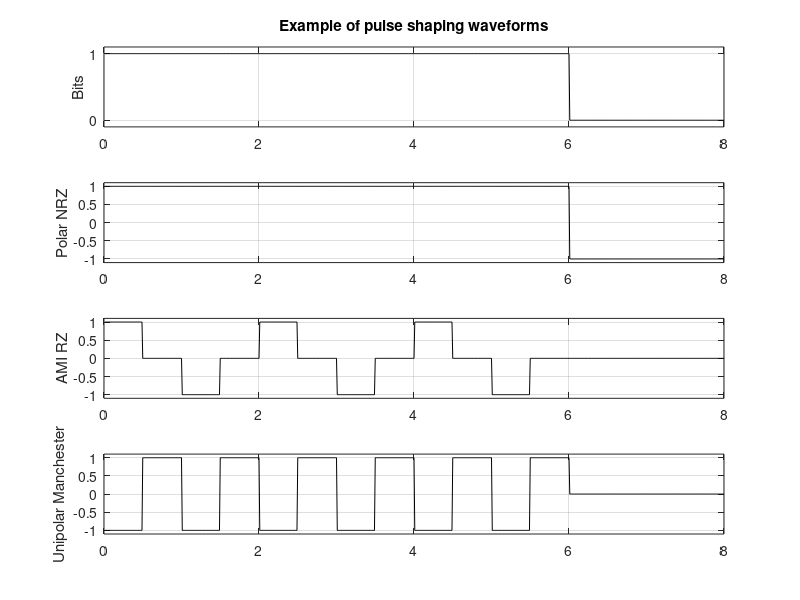
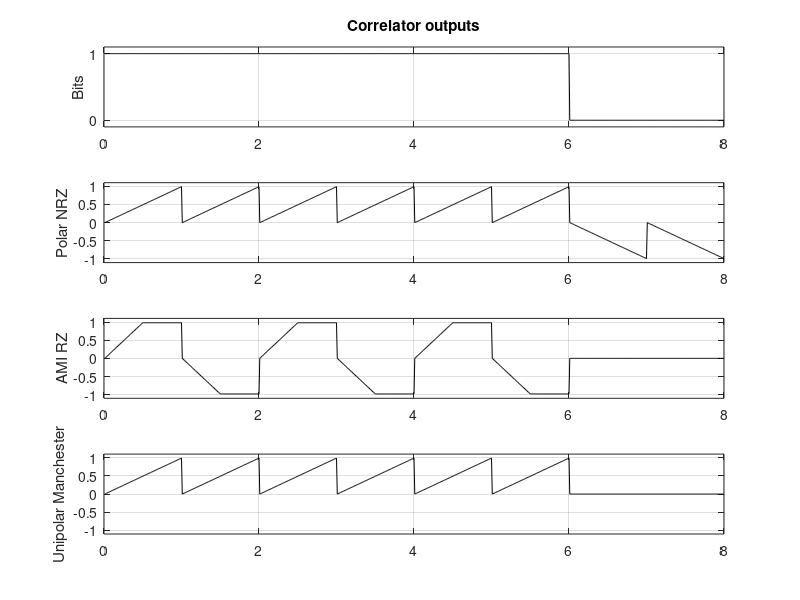
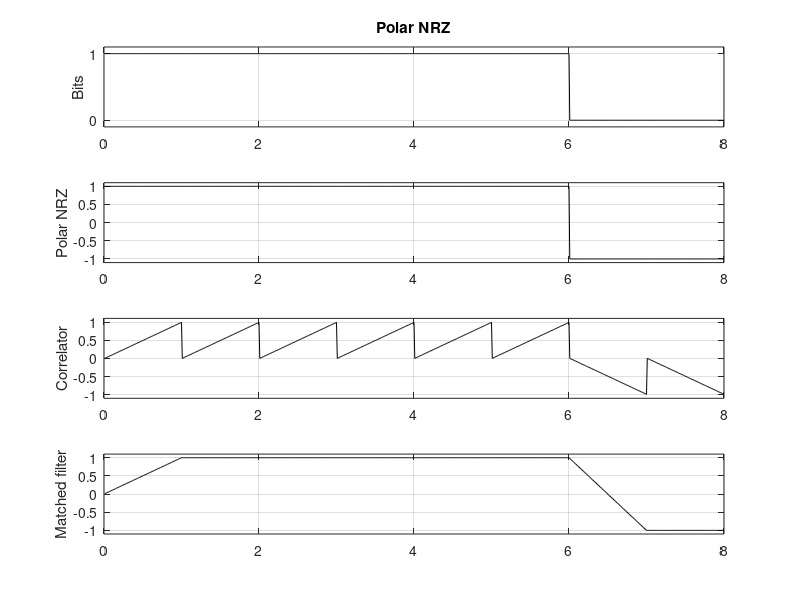
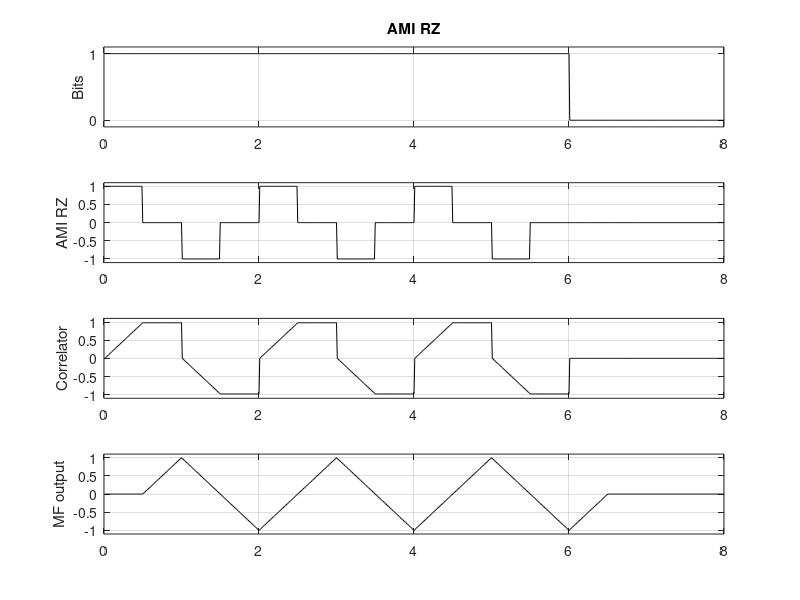

Reproduce these figures in MATLAB, in order.
% File: mappings_corr_MF.m
% Illustration of pulse-shaping schemes and correlator/matched filter 
% outputs in the absence of noise.
% EE 161. Spring 2016. San Jose State University.
% Modified for EE251 in Fall 2020, 2021, 2024

clear
A = 1;                                   % Pulse amplitude
T = 1;                                   % Bit duration

seed = input('Enter your student ID: ');
rand('state',seed)
N = 8;                                   % Number of bits  
bit = round(rand(1,N));                  % Bit sequence

polar = [ -A A ];                        % Polar mapping
M = 100;                                 % Oversampling ratio (must be even)
T_bits = T*length(bit);                  % Duration of bit stream
t = 1/M:1/M:T_bits ;                     % Time scale

bit_M= [];
for i=1:length(bit)
    bit_M = [bit_M bit(i)*ones(1,M)];    % Oversampled bit stream
end

p_NRZ(1:M)=1;                            % NRZ pulse
p_RZ(1:M/2)=1; p_RZ(M/2:M)=0;            % RZ pulse
p_M(1:M/2)=-1; p_M(M/2:M)=1;             % Manchester pulse

% Matched filter responses:
% (1) NRZ pulse 
for i=1:M, y_NRZ(i) = i/M; end
for i=1:M, y_NRZ(M+i) = (M-i)/M; end

% (2) RZ pulse
for i=1:M/2, y_RZ(i) = 0; end
for i=1:M/2, y_RZ(M/2+i) = 2*i/M; end
for i=1:M/2, y_RZ(M+i) = (M-2*i)/M; end
for i=1:M/2, y_RZ(3*M/2+i) = 0; end

% (3) Manchester pulse
for i=1:M/2, y_M(i) = -i/M; end
for i=1:M/2, y_M(M/2+i) = 3*i/M-1/2; end
for i=1:M/2, y_M(M+i) = (M-3*i)/M; end
for i=1:M/2, y_M(3*M/2+i) = (-M/2+i)/M; end

% -------------------------------------
%         Waveforms and MF outputs
% -------------------------------------

% (a) Unipolar NRZ
y1 = [bit(1)*A*y_NRZ zeros(1,M)];
for i=2:length(bit)
    ytemp = [zeros(1,(i-1)*M) bit(i)*A*y_NRZ];
    y1 = y1 + ytemp;
    y1 = [y1 zeros(1,M)];
end

% (b) Unipolar RZ
y2 = [bit(1)*A*y_RZ zeros(1,M)];
for i=2:length(bit)
    ytemp = [zeros(1,(i-1)*M) bit(i)*A*y_RZ];
    y2 = y2 + ytemp;
    y2 = [y2 zeros(1,M)];
end

% (c) Polar NRZ
y3 = [polar(bit(1)+1)*A*y_NRZ zeros(1,M)];
for i=2:length(bit)
    ytemp = [zeros(1,(i-1)*M) polar(bit(i)+1)*A*y_NRZ];
    y3 = y3 + ytemp;
    y3 = [y3 zeros(1,M)];
end

% (d) Polar RZ
y4 = [polar(bit(1)+1)*A*y_RZ zeros(1,M)];
for i=2:length(bit)
    ytemp = [zeros(1,(i-1)*M) polar(bit(i)+1)*A*y_RZ];
    y4 = y4 + ytemp;
    y4 = [y4 zeros(1,M)];
end

% (e) AMI NRZ
st = -A;                    % Inital amplitude -A
if bit(1), st = -st; end
y5 = [st*y_NRZ zeros(1,M)];
for i=2:length(bit)
    if bit(i), st = -st; end
    ytemp = [zeros(1,(i-1)*M) bit(i)*st*y_NRZ];
    y5 = y5 + ytemp;
    y5 = [y5 zeros(1,M)];
end

% (f) AMI RZ
st = -A;                    % Inital amplitude -A
if bit(1), st = -st; end
y6 = [bit(1)*st*y_RZ zeros(1,M)];
for i=2:length(bit)
    if bit(i), st = -st; end
    ytemp = [zeros(1,(i-1)*M) bit(i)*st*y_RZ];
    y6 = y6 + ytemp;
    y6 = [y6 zeros(1,M)];
end

% (g) Manchester
y7 = [polar(bit(1)+1)*A*y_M zeros(1,M)];
for i=2:length(bit)
    ytemp = [zeros(1,(i-1)*M) polar(bit(i)+1)*A*y_M];
    y7 = y7 + ytemp;
    y7 = [y7 zeros(1,M)];
end

% (h) Unipolar Manchester
y8 = [bit(1)*A*y_M zeros(1,M)];
for i=2:length(bit)
    ytemp = [zeros(1,(i-1)*M) bit(i)*A*y_M];
    y8 = y8 + ytemp;
    y8 = [y8 zeros(1,M)];
end



% -------------------------------------
% Correlator and matched-filter outputs
% -------------------------------------

% (a) Unipolar NRZ
for i=1:length(bit)
    sum = 0;
    for j=(i-1)*M+1:i*M
        corr_UNRZ(j) = sum;
        s_UNRZ(j) = bit(i)*A*p_NRZ(j-(i-1)*M);  
        sum = sum + bit(i)*A*p_NRZ(j-(i-1)*M)*p_NRZ(j-(i-1)*M)/M;
    end
end

% (b) Unipolar RZ
for i=1:length(bit)
    sum = 0;
    for j=(i-1)*M+1:i*M
        corr_URZ(j) = sum;
        s_URZ(j) = bit(i)*A*p_RZ(j-(i-1)*M);
        sum = sum + 2*bit(i)*A*p_RZ(j-(i-1)*M)*p_RZ(j-(i-1)*M)/M;
    end
end

% (c) Polar NRZ
for i=1:length(bit)
    sum = 0;
    for j=(i-1)*M+1:i*M
        corr_PNRZ(j) = sum;
        s_PNRZ(j) = polar(bit(i)+1)*p_NRZ(j-(i-1)*M);
        sum = sum + polar(bit(i)+1)*p_NRZ(j-(i-1)*M)*p_NRZ(j-(i-1)*M)/M;
    end
end

% (d) Polar RZ
for i=1:length(bit)
    sum = 0;
    for j=(i-1)*M+1:i*M
        corr_PRZ(j) = sum;
        s_PRZ(j) = polar(bit(i)+1)*p_RZ(j-(i-1)*M);
        sum = sum + 2*polar(bit(i)+1)*p_RZ(j-(i-1)*M)*p_RZ(j-(i-1)*M)/M;
    end
end

% (e) AMI NRZ
st = [-A*ones(1,M)];                    % Inital amplitude -A
for i=1:length(bit)
    sum = 0;
    if bit(i), st = -st; end
    for j=(i-1)*M+1:i*M
        corr_AMI_NRZ(j) = sum;
        AMI_NRZ(j) = bit(i)*st(j-(i-1)*M)*p_NRZ(j-(i-1)*M);
        sum = sum + bit(i)*st(j-(i-1)*M)*p_NRZ(j-(i-1)*M)*p_NRZ(j-(i-1)*M)/M;
    end
end

% (f) AMI RZ
st = [-A*ones(1,M)];                    % Inital amplitude -A
for i=1:length(bit)
    sum = 0;
    if bit(i), st = -st; end
    for j=(i-1)*M+1:i*M
        corr_AMI_RZ(j) = sum;
        AMI_RZ(j) = bit(i)*st(j-(i-1)*M)*p_RZ(j-(i-1)*M);
        sum = sum + 2*bit(i)*st(j-(i-1)*M)*p_RZ(j-(i-1)*M)*p_RZ(j-(i-1)*M)/M;
    end
end

% (g) Manchester
for i=1:length(bit)
    sum = 0;
    for j=(i-1)*M+1:i*M
        corr_M(j) = sum;
        s_M(j) = polar(bit(i)+1)*p_M(j-(i-1)*M);
        sum = sum + polar(bit(i)+1)*p_M(j-(i-1)*M)*p_M(j-(i-1)*M)/M;
    end
end

% (h) Unipolar Manchester
for i=1:length(bit)
    sum = 0;
    for j=(i-1)*M+1:i*M
        corr_UM(j) = sum;
        s_UM(j) = bit(i)*p_M(j-(i-1)*M);
        sum = sum + bit(i)*p_M(j-(i-1)*M)*p_M(j-(i-1)*M)/M;
    end
end
% -------------------------------------
% Plot signals
% -------------------------------------

figure(1)
subplot(4,1,1)
plot(t,bit_M,'k'); ylabel ('Bits'); axis ([ 0 T_bits  -0.1 1.1 ]), grid on
set(gca,'YTick',[0 1])
title('Example of pulse shaping waveforms')
subplot(4,1,2)
plot(t,s_PNRZ,'k'); ylabel ('Polar NRZ'); axis ([ 0 T_bits  -1.1*A 1.1*A ]), grid on
subplot(4,1,3)
plot(t,AMI_RZ,'k'); ylabel ('AMI RZ'); axis ([ 0 T_bits  -1.1*A 1.1*A ]), grid on
subplot(4,1,4)
plot(t,s_UM,'k'); ylabel ('Unipolar Manchester'); axis ([ 0 T_bits  -1.1*A 1.1*A ]), grid on

figure(2)
subplot(4,1,1)
plot(t,bit_M,'k'); ylabel ('Bits'); axis ([ 0 T_bits  -0.1 1.1 ]), grid on
set(gca,'YTick',[0 1])
title('Correlator outputs')
subplot(4,1,2)
plot(t,corr_PNRZ,'k'); ylabel ('Polar NRZ'); axis ([ 0 T_bits  -1.1*A 1.1*A ]), grid on
subplot(4,1,3)
plot(t,corr_AMI_RZ,'k'); ylabel ('AMI RZ'); axis ([ 0 T_bits  -1.1*A 1.1*A ]), grid on
subplot(4,1,4)
plot(t,corr_UM,'k'); ylabel ('Unipolar Manchester'); axis ([ 0 T_bits  -1.1*A 1.1*A ]), grid on

% figure(3)
% subplot(3,1,1)
% plot(t,bit_M,'k'); ylabel ('Bits'); axis ([ 0 T_bits  -0.1 1.1 ]), grid on
% set(gca,'YTick',[0 1])
% title('Bit sequence [ 1 0 0 1 1 0 1 0]')
% subplot(3,1,2)
% plot(t,s_UNRZ,'k'); ylabel ('Unipolar NRZ'); axis ([ 0 T_bits 0 1.1*A ]), grid on
% subplot(3,1,3)
% plot(t,y1(1:length(y1)-2*M),'k'); ylabel ('MF output'); axis ([ 0 T_bits  0 1.1*A ]), grid on

% PLOT polar NRZ and unipolar Manchester waveforms
figure(3)
subplot(4,1,1)
plot(t,bit_M,'k'); ylabel ('Bits'); axis ([ 0 T_bits  -0.1 1.1 ]), grid on
set(gca,'YTick',[0 1])
title('Polar NRZ')
subplot(4,1,2)
plot(t,s_PNRZ,'k'); ylabel ('Polar NRZ'); axis ([ 0 T_bits -1.1*A 1.1*A ]), grid on
subplot(4,1,3)
plot(t,corr_PNRZ,'k'); ylabel ('Correlator'); axis ([ 0 T_bits -1.1*A 1.1*A ]), grid on
subplot(4,1,4)
plot(t,y3(1:length(y3)-2*M),'k'); ylabel ('Matched filter'); axis ([ 0 T_bits  -1.1*A 1.1*A ]), grid on

figure(4)
subplot(4,1,1)
plot(t,bit_M,'k'); ylabel ('Bits'); axis ([ 0 T_bits  -0.1 1.1 ]), grid on
set(gca,'YTick',[0 1])
title('AMI RZ')
subplot(4,1,2)
plot(t,AMI_RZ,'k'); ylabel ('AMI RZ'); axis ([ 0 T_bits -1.1*A 1.1*A ]), grid on
subplot(4,1,3)
plot(t,corr_AMI_RZ,'k'); ylabel ('Correlator'); axis ([ 0 T_bits -1.1*A 1.1*A ]), grid on
subplot(4,1,4)
plot(t,y6(1:length(y8)-2*M),'k'); ylabel ('MF output'); axis ([ 0 T_bits -1.1*A 1.1*A ]), grid on


figure(5)
subplot(4,1,1)
plot(t,bit_M,'k'); ylabel ('Bits'); axis ([ 0 T_bits  -0.1 1.1 ]), grid on
set(gca,'YTick',[0 1])
title('Unipolar Manchester')
subplot(4,1,2)
plot(t,s_UM,'k'); ylabel ('Unipolar Manchester'); axis ([ 0 T_bits -1.1*A 1.1*A ]), grid on
subplot(4,1,3)
plot(t,corr_UM,'k'); ylabel ('Correlator'); axis ([ 0 T_bits -1.1*A 1.1*A ]), grid on
subplot(4,1,4)
plot(t,y8(1:length(y8)-2*M),'k'); ylabel ('MF output'); axis ([ 0 T_bits -1.1*A 1.1*A ]), grid on
